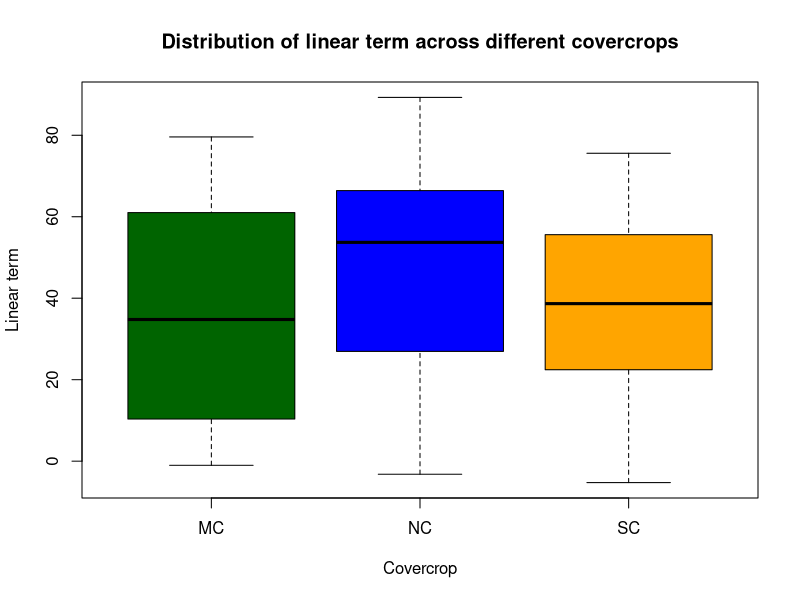

Write the R code that produced this figure.
rm(list = ls())
library(lme4)
library(MASS)
library(multcomp)
df <- read.csv('../QP_fit_data.csv', header = TRUE)
dim(df)
head(df)
df$YEAR <- as.factor(df$YEAR)
df$SITE <- as.factor(df$SITE)
df$COVERCROP <- as.factor(df$COVERCROP)
str(df)


# fixed: cover crop; random: year:site
m0 <- lmer(b ~ COVERCROP + (1|YEAR:SITE),
           data = df)
summary(m0)
car::Anova(m0, test = 'F')
fixef(m0)

pair_wise <- matrix(c(0,1,0,
                      0,0,1,
                      0,1,-1), nrow = 3, byrow = TRUE)
rownames(pair_wise)<- c('NC - MC', 'SC - MC', 'NC - SC')

pair_wise_glht <- glht(m0, linfct = pair_wise,
                       adjust = 'tukey')
summary(pair_wise_glht)

diff_effect <- matrix(c(1,0,0,
                        1,1,0,
                        1,0,1), nrow = 3, byrow = TRUE)
rownames(diff_effect)<- c('MC', 'NC', 'SC')
diff_effect_glht <- glht(m0, linfct = diff_effect,
                         adjust = 'tukey')
summary(diff_effect_glht)

confint(diff_effect_glht, level = 0.67)
confint(diff_effect_glht, level = 0.95)

plot(b~COVERCROP, data = df,
     main = 'Distribution of linear term across different covercrops',
     xlab = 'Covercrop', ylab = 'Linear term',
     col = c('darkgreen', 'blue', 'orange'))


# fixed: cover crop + site; random: year
m1 <- lmer(b ~ COVERCROP + SITE + (1|YEAR),
           data = df)
summary(m1)
car::Anova(m1, test = 'F')
fixef(m1)
